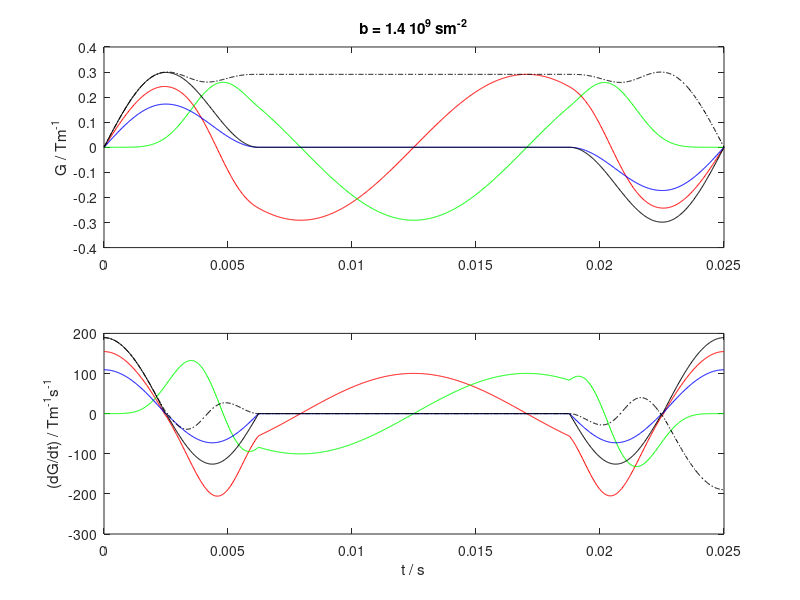

The MATLAB source for this figure: (Note: this script raises an error after producing the figure.)
clear all

wd = cd;
fpath = wd;

DataDir = '/opt/topspin2/data/DT/nmr';
%DataDir = '/Users/daniel/NMRdata/AVII500/DT';
ExpNam = 'C14E5_5'; expno = 16;

fpath = [DataDir '/' ExpNam '/' num2str(expno)];

Gmax = 0.3; tau = 40e-3;
epsilon_up = .1; plateau = .0001; epsilon_down = .15;

Gmax = 0.3; tau = 25e-3;
epsilon_up = .1; plateau = .0001; epsilon_down = .15;

Np = 1000; %number of points in waveform

%timing parameters relative to a total echo time = 1
Deltapsi = 2*pi; zeta = acos(1/sqrt(3));
%Deltapsi = 1*pi; zeta = pi/2;
%Deltapsi = 2*pi; zeta = pi/2;
theta = 0; phi = 0;

%------------------------
tE = 1;
dt = tE/Np;
t = tE*linspace(0,1,Np);

Np_epsilon_up = round(epsilon_up/dt);
t_epsilon_up = pi/2*linspace(0,1,Np_epsilon_up)';
G_up = sin(t_epsilon_up);
%figure(1), clf, plot(t_epsilon_up,G_up,'-'), return

Np_epsilon_down = round(epsilon_down/dt);
t_epsilon_down = pi/2*linspace(-1,1,Np_epsilon_down)';
G_down = 1 - .5*(1+sin(t_epsilon_down));
%figure(1), clf, plot(t_epsilon_down,G_down,'-'), return

Np_plateau = round(plateau/dt);
Np_inter = round(tE/dt)-2*(Np_epsilon_up+Np_plateau+Np_epsilon_down);

G = [G_up; ones(Np_plateau,1); G_down; zeros(Np_inter,1); G_down-1; -1*ones(Np_plateau,1); -flipud(G_up)];

%figure(1), clf, plot(t,G,'-'), return


psi0 = 0;

F = cumsum(G);
F = F/max(F);

td = sum(F.^2*dt);
psirate = Deltapsi/td*F.^2;
psi = psi0 + cumsum(psirate*dt);

qx = F.*sin(zeta).*cos(psi);
qy = F.*sin(zeta).*sin(psi);
qz = F.*cos(zeta);

qx_old = qx;
qz_old = qz;
qx = qx_old*cos(theta) + qz_old*sin(theta);
qz = qz_old*cos(theta) - qx_old*sin(theta);
qx_old = qx;
qy_old = qy;
qx = qx_old*cos(phi) - qy_old*sin(phi);
qy = qy_old*cos(phi) + qx_old*sin(phi);


Giso_x = gradient(qx)/dt;
Giso_y = gradient(qy)/dt;
Giso_z = gradient(qz)/dt;
Gdir = gradient(F)/dt;

Giso_x = [0; diff(qx)/dt];
Giso_y = [0; diff(qy)/dt];
Giso_z = [0; diff(qz)/dt];
Gdir = [0; diff(F)/dt];

Giso_m = sqrt(Giso_x.^2 + Giso_y.^2 + Giso_z.^2);

maxG = max(abs([Giso_x; Giso_y; Giso_z; Giso_m; Gdir]));

Giso_x = Giso_x/maxG;
Giso_y = Giso_y/maxG;
Giso_z = Giso_z/maxG;
Giso_m = Giso_m/maxG;
Gdir = Gdir/maxG;

qx = cumsum(Giso_x*dt);
qy = cumsum(Giso_y*dt);
qz = cumsum(Giso_z*dt);
qm = sqrt(qx.^2 + qy.^2 + qz.^2);
qdir = cumsum(Gdir*dt);

b = sum(qm.^2*dt);

bxx = sum(qx.^2*dt);
byy = sum(qy.^2*dt);
bzz = sum(qz.^2*dt);
bxy = sum(qx.*qy*dt);
bxz = sum(qx.*qz*dt);
byz = sum(qy.*qz*dt);

gamma = 26.75e7;
dt = tau/Np;
t = tau*linspace(0,1,Np)';
qdir = gamma*Gmax*cumsum(Gdir*dt);
b = sum(qdir.^2*dt)
C = b/(gamma^2*Gmax^2*tE^3)

dGxdt = gradient(Gmax*Giso_x/(dt));
dGydt = (Gmax*gradient(Giso_y)/dt);
dGzdt = (Gmax*gradient(Giso_z)/dt);
dGmdt = (Gmax*gradient(Giso_m)/dt);
dGdirdt = (Gmax*gradient(Gdir)/dt);

figure(1), clf
subplot(2,1,1)
plot(t,Gmax*Giso_x,'r-',t,Gmax*Giso_y,'g-',t,Gmax*Giso_z,'b-',t,Gmax*Giso_m,'k-.',t,Gmax*Gdir,'k-')
ylabel('G / Tm^-^1')
title(['b = ' num2str(b/1e9,2) ' 10^9 sm^-^2'])

subplot(2,1,2)
plot(t,dGxdt,'r-',t,dGydt,'g-',t,dGzdt,'b-',t,dGmdt,'k-.',t,dGdirdt,'k-')
xlabel('t / s'), ylabel('(dG/dt) / Tm^-^1s^-^1')

td = sum(F.^2*dt)
q = max(qdir)
b=q^2*td

fname = ['qMASx'];
fidx = fopen([fpath '/' fname],'w');
fname = 'qMASx.txt';
fidxtxt = fopen([fpath '/' fname],'w');
fname = ['qMASy'];
fidy = fopen([fpath '/' fname],'w');
fname = 'qMASy.txt';
fidytxt = fopen([fpath '/' fname],'w');
fname = ['qMASz'];
fidz = fopen([fpath '/' fname],'w');
fname = 'qMASz.txt';
fidztxt = fopen([fpath '/' fname],'w');
fname = ['qMASr'];
fidr = fopen([fpath '/' fname],'w');
fname = 'qMASr.txt';
fidrtxt = fopen([fpath '/' fname],'w');

text.header = {
{'##TITLE= Optimized q-MAS'};
{'##JCAMP-DX= 5.00 Bruker JCAMP library'}
{'##DATA TYPE= Shape Data'}
{'##ORIGIN= Bruker Analytik GmbH'}
{'##OWNER= <nmrsu>'}
{'##DATE= xx'}
{'##TIME= xx'}
{'##MINX= 0'}
{'##MAXX= 1'}
{'##MINY= 0'}
{'##MAXY= 1'}
{'##$SHAPE_EXMODE= Gradient'}
{'##$SHAPE_TOTROT= 0'}
{'##$SHAPE_BWFAC= 0'}
{'##$SHAPE_INTEGFAC= 0'}
{'##$SHAPE_MODE= 0'}};

[Nlines, dummy] = size(text.header);

for nline = 1:Nlines
    fprintf(fidx,'%s\n',text.header{nline}{1});
    fprintf(fidy,'%s\n',text.header{nline}{1});
    fprintf(fidz,'%s\n',text.header{nline}{1});
    fprintf(fidr,'%s\n',text.header{nline}{1});
end


fprintf(fidx,'%s\n',['##NPOINTS=' num2str(Np)]);
fprintf(fidx,'%s\n',['##XYDATA= (X++(Y..Y))']);
fprintf(fidy,'%s\n',['##NPOINTS=' num2str(Np)]);
fprintf(fidy,'%s\n',['##XYDATA= (X++(Y..Y))']);
fprintf(fidz,'%s\n',['##NPOINTS=' num2str(Np)]);
fprintf(fidz,'%s\n',['##XYDATA= (X++(Y..Y))']);
fprintf(fidr,'%s\n',['##NPOINTS=' num2str(Np)]);
fprintf(fidr,'%s\n',['##XYDATA= (X++(Y..Y))']);

for nG = 1:length(Giso_x)
    fprintf(fidx,'%f\n',Giso_x(nG));
    fprintf(fidxtxt,'%f\n',Giso_x(nG));
    fprintf(fidy,'%f\n',Giso_y(nG));
    fprintf(fidytxt,'%f\n',Giso_y(nG));
    fprintf(fidz,'%f\n',Giso_z(nG));
    fprintf(fidztxt,'%f\n',Giso_z(nG));
    fprintf(fidr,'%f\n',Gdir(nG));
    fprintf(fidrtxt,'%f\n',Gdir(nG));
end


fprintf(fidx,'%s\n',['##END']);
fprintf(fidy,'%s\n',['##END']);
fprintf(fidz,'%s\n',['##END']);
fprintf(fidr,'%s\n',['##END']);

fclose(fidx);
fclose(fidy);
fclose(fidz);
fclose(fidr);
fclose(fidxtxt);
fclose(fidytxt);
fclose(fidztxt);
fclose(fidrtxt);
